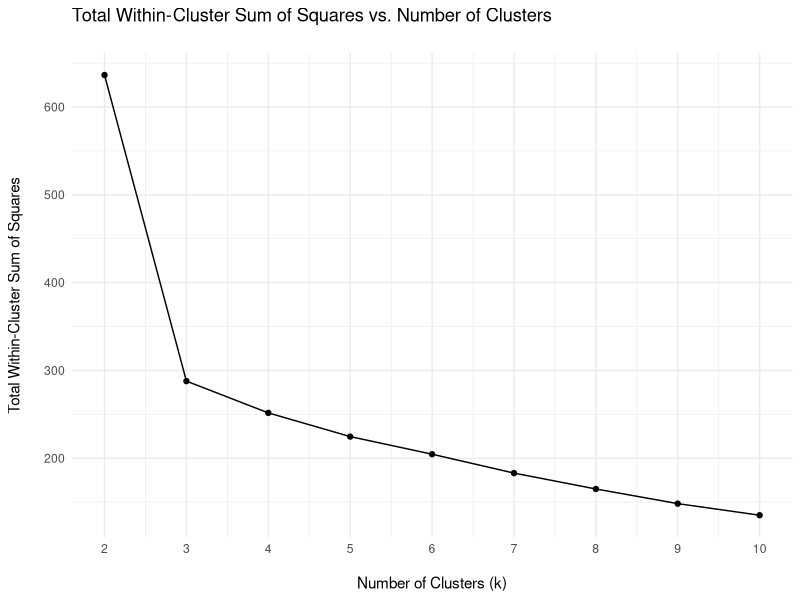
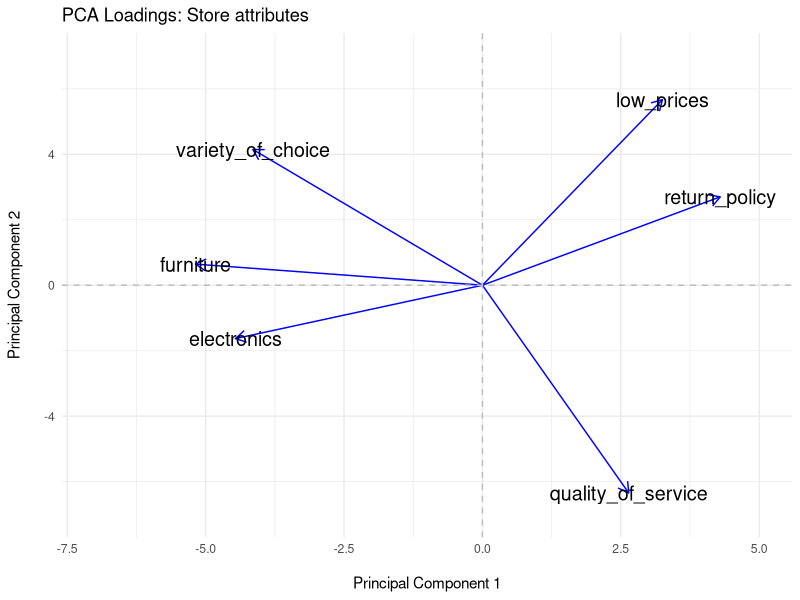
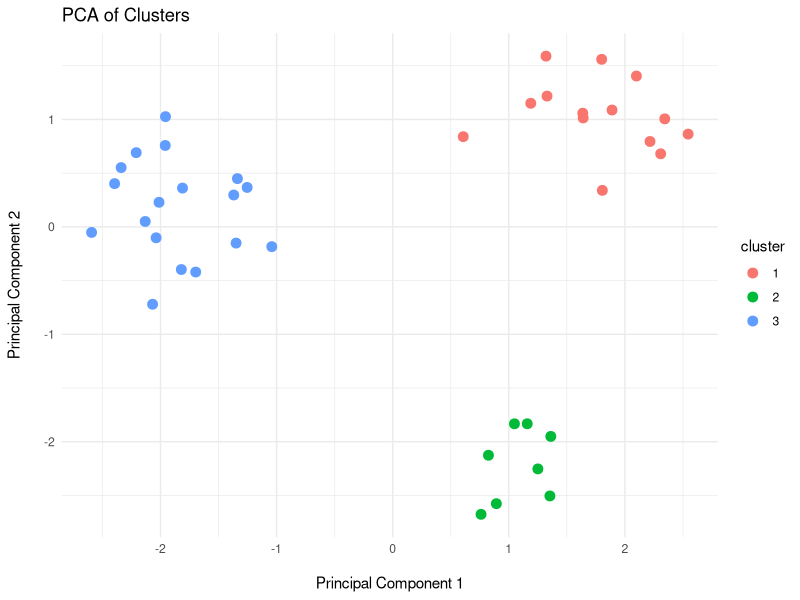
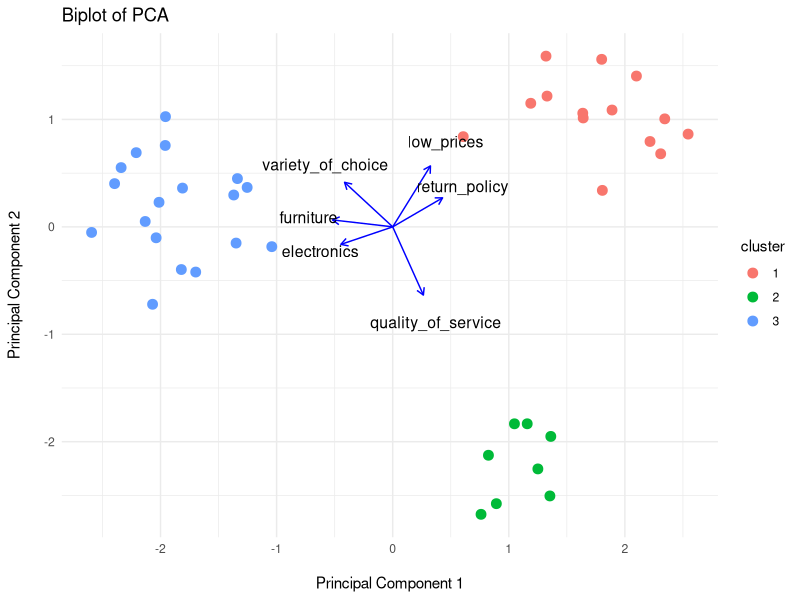

These charts were generated, in order, by the following R code:
###############################################################################
# K-means clustering + PCA visualization, step-by-step #                                 #
# Instructor notes: This script demonstrates (1) building an "elbow curve" to #
# choose k, (2) running k-means, (3) inspecting cluster profiles, and (4)     #
# visualizing clusters via PCA (scores + loadings + biplot).                  #
###############################################################################

# --------------------------#
# 0) Load required libraries
# --------------------------#
# ggplot2   -> visualization
# data.table-> fast data frames + group-by syntax
# readxl    -> read Excel files (.xlsx)
# ggrepel   -> better text labels in ggplot2
library(ggplot2)
library(data.table)
library(readxl)
library(ggrepel)

# ------------------------------------------------------------#
# 1) Set working directory to the folder that holds this file  #
# ------------------------------------------------------------#
# This uses an RStudio helper to setwd to the directory of the
# currently open script. Nice for reproducibility in class.
# If not in RStudio, you can comment this out and set a path manually.
if (requireNamespace("rstudioapi", quietly = TRUE) && rstudioapi::isAvailable()) {
  setwd(dirname(rstudioapi::getActiveDocumentContext()$path))
}
# Alternative (manual): setwd("/path/to/your/folder")

# ----------------------------------------------#
# 2) Read data for clustering from the Excel file
# ----------------------------------------------#
# We have 10 columns or variables in our data:
#   
#   respondent_id is an identifier for our observations
# 
# Respondents rated the importance of each of the following attributes on a 1-10 scale: 
# variety_of_choice, electronics, furniture, quality_of_service, low_prices, return_policy.
# 
# professional: 1 for professionals, 0 for non-professionals
# 
# income: expressed in thousands of dollars
# 
# age
# 
# The cluster analysis will try to identify clusters with similar patterns of ratings.


dd <- as.data.table(read_excel("data/segmentation_office.xlsx", sheet = "SegmentationData"))

# Quick peek (sanity check): shows the first rows and column names
head(dd)
str(dd)  # See variable types (helpful before clustering)

# --------------------------------------------------------------#
# 3) Make sure categorical variables are factors (not characters)
# --------------------------------------------------------------#
# K-means requires numeric features only; we’ll keep factors in the full data
# (for labeling/averages) but EXCLUDE them from the clustering matrix below.
# In your data, 'professional' is categorical -> convert to factor for clarity.
if ("professional" %in% names(dd)) {
  dd[, professional := as.factor(professional)]
}

# ----------------------------------------------------------------------#
# 4) Choose the set of variables to cluster on (NUMERIC columns only!)
# ----------------------------------------------------------------------#
# IMPORTANT POINT:
# - K-means uses Euclidean distance; variables must be numeric.
# - If variables are on very different scales (e.g., revenue vs. counts),
#   you typically standardize (z-scores). Here we follow your original code.
#
# Let's keep the consumer responses: variety_of_choice, electronics, furniture, quality_of_service, low_prices, return_policy
cluster.dd <- dd[, 2:(ncol(dd) - 3)]


# Optional: standardize variables for k-means (common best practice)
# cluster.dd <- scale(cluster.dd)

# -------------------------------------------------------#
# 5) "Elbow method" to help pick the number of clusters k
# -------------------------------------------------------#
set.seed(123)  # Ensures we get the same random starts each time (reproducible)

# We'll test k = 2, 3, ..., (n+1) and store total within-cluster sum of squares.
# 'tot.withinss' shrinks as k increases; we look for a "knee/elbow".
n <- 9
kmeans_fit_vec <- rep(NA_real_, n + 1)  # index aligns with k (so we can use k directly)

for (k in 2:(n + 1)) {
  # nstart = 20 -> run k-means with 20 random initializations; pick the best
  km <- kmeans(cluster.dd, centers = k, nstart = 20)
  # store total within-cluster sum of squares for this k
  kmeans_fit_vec[k] <- km$tot.withinss
}

# Tidy data frame for plotting elbow curve
elbow_df <- data.frame(
  k = 2:(n + 1),
  tot.withinss = kmeans_fit_vec[2:(n + 1)]
)

# Plot the elbow curve:
# - X: number of clusters
# - Y: total within-cluster sum of squares
# - Look for the "elbow" where extra clusters give diminishing returns
p <- ggplot(elbow_df, aes(x = k, y = tot.withinss)) +
  geom_line() +
  geom_point() +
  labs(
    title = "Total Within-Cluster Sum of Squares vs. Number of Clusters\n",
    x = "\nNumber of Clusters (k)",
    y = "Total Within-Cluster Sum of Squares\n"
  ) +
  scale_x_continuous(breaks = seq(2, n + 1, 1)) +  # use n consistently
  theme_minimal()
p  # print plot

# ------------------------------------------#
# 6) Fix k and run k-means (here we pick k=3)
# ------------------------------------------#
# In class, you can ask students to eyeball the elbow plot and pick k.
# We'll follow your choice of k = 3.
k_fixed <- 3
kmeans_result <- kmeans(cluster.dd, centers = k_fixed, nstart = 20)

# Attach cluster assignments (1..k) back to the original data for profiling
dd[, cluster := as.factor(kmeans_result$cluster)]

# --------------------------------------------------------------#
# 7) Explore cluster profiles via group means (simple diagnostic)
# --------------------------------------------------------------#
# This reports the average of each numeric feature within each cluster.
# It helps us interpret what each cluster "values" (e.g., price-sensitive, variety-seeking).
cluster_averages <- dd[, lapply(.SD, mean, na.rm = TRUE),
                       by = cluster, .SDcols = names(cluster.dd)]

# Sort by cluster label for tidy printing
cluster_averages[order(cluster)]

# What do we see
# Cluster 1: low prices
# Cluster 2: service
# Cluster 3: variety
# => In practice, derive these labels from the pattern in 'cluster_averages'.

# -------------------------------------------#
# 8) PCA to visualize clusters in 2D (scores)
# -------------------------------------------#
# PCA reduces the high-dimensional numeric space to orthogonal components.
# We center+scale so each feature contributes equally (standard PCA practice).
pca_result <- prcomp(cluster.dd, center = TRUE, scale. = TRUE)

# Quick summary: variance explained by PC1, PC2, ...
summary(pca_result)

# Keep first two principal components (scores) and add cluster labels
pca_data <- data.frame(pca_result$x[, 1:2], cluster = dd$cluster)
# Column names are "PC1", "PC2" by default in prcomp$x

# -------------------------------------------------------------------#
# 9) PCA loadings (a.k.a. rotation): links original vars to the PCs
# -------------------------------------------------------------------#
# Loadings tell you how each original variable contributes to each PC.
pca_loadings <- as.data.frame(pca_result$rotation[, 1:2]) # 2 columns: PC1, PC2
pca_loadings$variable <- rownames(pca_loadings)           # keep var names for plotting
pca_loadings[,1:2]

# Scale loadings for better visibility in plots
arrow_scale <- 10   # tweak if arrows are too short/long

# Plot loadings alone (annotated with variables names)
p_loadings <- ggplot(pca_loadings, aes(x = PC1 * arrow_scale, y = PC2 * arrow_scale, label = variable)) +
  geom_segment(aes(x = 0, y = 0, xend = PC1 * arrow_scale, yend = PC2 * arrow_scale),
               arrow = arrow(length = unit(0.3, "cm")), color = "blue") +
  geom_text(size = 5) +
  labs(
    title = "PCA Loadings: Store attributes",
    x = "\nPrincipal Component 1",
    y = "Principal Component 2\n"
  ) +
  geom_vline(xintercept = 0, linetype = "dashed", color = "gray") +
  geom_hline(yintercept = 0, linetype = "dashed", color = "gray") +
  theme_minimal() +
  coord_cartesian(xlim = c(-7, 5), ylim = c(-7, 7))  # adjust as needed
p_loadings

# ------------------------------------------------------------#
# 10) Scatter of PCA scores colored by cluster (clusters in 2D)
# ------------------------------------------------------------#
p_pca <- ggplot(pca_data, aes(x = PC1, y = PC2, color = cluster)) +
  geom_point(size = 3) +
  labs(
    title = "PCA of Clusters",
    x = "\nPrincipal Component 1",
    y = "Principal Component 2\n"
  ) +
  theme_minimal()
p_pca

# -----------------------------------------------------------#
# 11) Biplot: scores + loadings together (interpretation aid)
# -----------------------------------------------------------#
# - Points = customers/records in the PC space, colored by cluster.
# - Arrows = variables; direction shows correlation with PCs;
#            length shows strength of association.
# Scaling note: multiplying loadings by a small factor moves text away from origin
# to avoid overlap with arrow tips; adjust 1.3–1.6 as needed for readability.
biplot <- ggplot() +
  geom_point(data = pca_data, aes(x = PC1, y = PC2, color = cluster), size = 3) +
  geom_segment(data = pca_loadings,
               aes(x = 0, y = 0, xend = PC1, yend = PC2),
               arrow = arrow(length = unit(0.2, "cm")),
               color = "blue") +
  geom_text(data = pca_loadings,
            aes(x = PC1 * 1.4, y = PC2 * 1.4, label = variable),
            size = 4) +
  labs(
    title = "Biplot of PCA",
    x = "\nPrincipal Component 1",
    y = "Principal Component 2\n"
  ) +
  theme_minimal()
biplot

###############################################################################
# Footnotes:
# - K-means assumptions: spherical, similarly sized clusters; sensitive to scale.
# - Consider standardizing features (z-scores) before k-means if units differ.
# - 'nstart' helps avoid bad local minima by trying multiple random starts.
# - PCA is unsupervised; use it here only as a visualization aid, not as the
#   basis for clustering unless you intentionally cluster on PCs.
# - When labeling clusters ("price-sensitive", "service"), justify using
#   the cluster_averages table and business context—avoid over-interpretation.
###############################################################################
